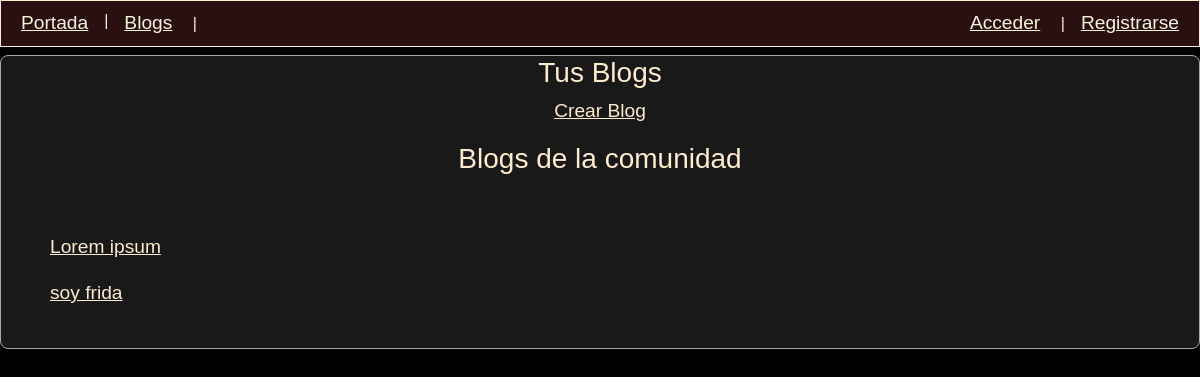
/blogs/, run on an earlier commit of the app's database.
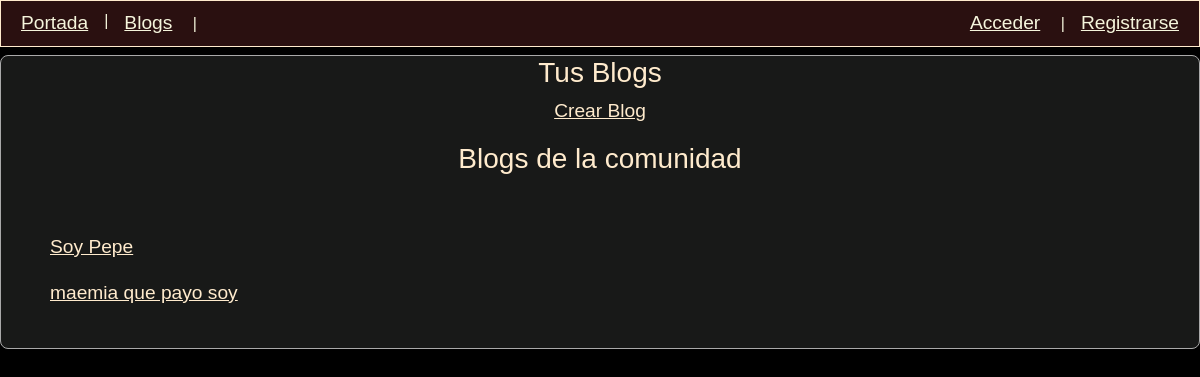
And on a later commit of the database.
### blog/models.py (models this page shows, shortened)
class Blog(models.Model):
    text = models.CharField(max_length=140)
    about = models.CharField(max_length = 200, blank=True,)
    date_added = models.DateTimeField(auto_now_add=True)
    author = models.ForeignKey(User, on_delete=models.CASCADE)

### blog/views.py (the view)
# urls.py: path('blogs/', views.blogs_list, name='blogs_list'),
def blogs_list(request):
    blogs = Blog.objects.all()
    fallback = []
    user_blogs = (blogs.filter(author=request.user)
                if request.user.is_authenticated
                else Blog.objects.none())
    collaborating_blogs = (blogs.filter(collaborators__collab_list=request.user)
                        if request.user.is_authenticated else fallback)
    friends_blogs = (blogs.filter(author__friends_list__friends=request.user)
                     if request.user.is_authenticated else fallback)
    other_blogs = (blogs.exclude(author=request.user)
                   .exclude(collaborators__collab_list=request.user)
                   .exclude(author__friends_list__friends=request.user)
                   if request.user.is_authenticated else blogs)
    context = {'blogs': blogs,
               'user_blogs': user_blogs,
               'other_blogs':other_blogs,
               'collaborating_blogs': collaborating_blogs,
               'friends_blogs': friends_blogs}
    return render (request, 'blog/blogs_list.html', context)

### notifications/context_processors.py (called while the page is built, shortened)
def unread_notifications_counter(request):
    return {}

### blog/templates/blog/blogs_list.html (shortened to what this page needs)
{% extends "blog/layout.html" %}
{% block content%}
    <div class="blackboard">
         <div class="text-center pb-3">
                <h3> Tus Blogs </h3>
                <a href="{% url 'blog:new_blog' %}"> Crear Blog </a>
            </div>
        <h3 class="text-center pb-3"> Blogs de la comunidad </h3>
        <ul class="list-group pb-2 pt-4 mb-4 bg-none">
            {% if request.user.is_authenticated %}
                {%for blog in other_blogs%}
                    <li class="list-group-item">
                        <a href="{% url 'blog:entries_list' blog.id %}">{{ blog.text }}</a>
                    </li>
                {%empty%}
                    <p>Aún no se ha creado ningún blog </p>
                {% endfor %}
            {% else %}
                {%for blog in blogs%}
                    <li class="list-group-item">
                        <a href="{% url 'blog:entries_list' blog.id %}">{{ blog.text }}</a>
                    </li>
                {%empty%}
                    <p>Aún no se ha creado ningún blog </p>
                {% endfor %}
            {% endif %}
        </ul>
    </div>
{%endblock content%}

What changed in the data, as far as the page shows it:
removed Blog: text "Lorem ipsum"
removed Blog: text "soy frida"
added Blog: text "Soy Pepe"
added Blog: text "maemia que payo soy"
